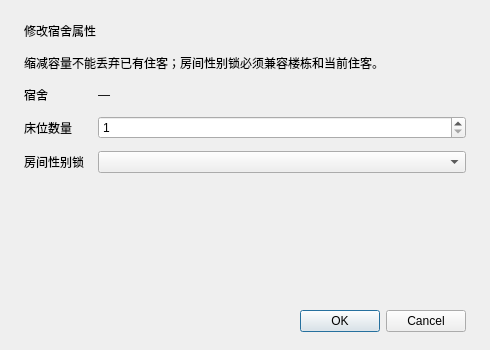
<?xml version="1.0" encoding="UTF-8"?>
<ui version="4.0">
 <class>EditDormDialog</class>
 <widget class="QDialog" name="EditDormDialog">
  <property name="geometry"><rect><x>0</x><y>0</y><width>490</width><height>350</height></rect></property><property name="minimumSize"><size><width>450</width><height>330</height></size></property><property name="windowTitle"><string>修改宿舍属性</string></property><property name="modal"><bool>true</bool></property>
  <layout class="QVBoxLayout" name="dialogLayout">
   <property name="spacing"><number>14</number></property><property name="leftMargin"><number>24</number></property><property name="topMargin"><number>22</number></property><property name="rightMargin"><number>24</number></property><property name="bottomMargin"><number>18</number></property>
   <item><widget class="QLabel" name="headingLabel"><property name="text"><string>修改宿舍属性</string></property><property name="pageHeading" stdset="0"><bool>true</bool></property></widget></item>
   <item><widget class="QLabel" name="descriptionLabel"><property name="text"><string>缩减容量不能丢弃已有住客；房间性别锁必须兼容楼栋和当前住客。</string></property><property name="wordWrap"><bool>true</bool></property><property name="pageDescription" stdset="0"><bool>true</bool></property></widget></item>
   <item>
    <layout class="QFormLayout" name="formLayout">
     <property name="verticalSpacing"><number>12</number></property>
     <item row="0" column="0"><widget class="QLabel" name="dormLabel"><property name="text"><string>宿舍</string></property></widget></item><item row="0" column="1"><widget class="QLabel" name="dormValueLabel"><property name="text"><string>—</string></property></widget></item>
     <item row="1" column="0"><widget class="QLabel" name="maxNumLabel"><property name="text"><string>床位数量</string></property></widget></item><item row="1" column="1"><widget class="QSpinBox" name="maxNumSpin"><property name="minimum"><number>1</number></property><property name="maximum"><number>99</number></property></widget></item>
     <item row="2" column="0"><widget class="QLabel" name="genderLabel"><property name="text"><string>房间性别锁</string></property></widget></item><item row="2" column="1"><widget class="QComboBox" name="genderCombo"/></item>
    </layout>
   </item>
   <item><spacer name="dialogSpacer"><property name="orientation"><enum>Qt::Orientation::Vertical</enum></property><property name="sizeHint" stdset="0"><size><width>20</width><height>20</height></size></property></spacer></item>
   <item><widget class="QDialogButtonBox" name="buttonBox"><property name="standardButtons"><set>QDialogButtonBox::StandardButton::Cancel|QDialogButtonBox::StandardButton::Ok</set></property></widget></item>
  </layout>
 </widget>
 <resources/>
 <connections/>
</ui>
